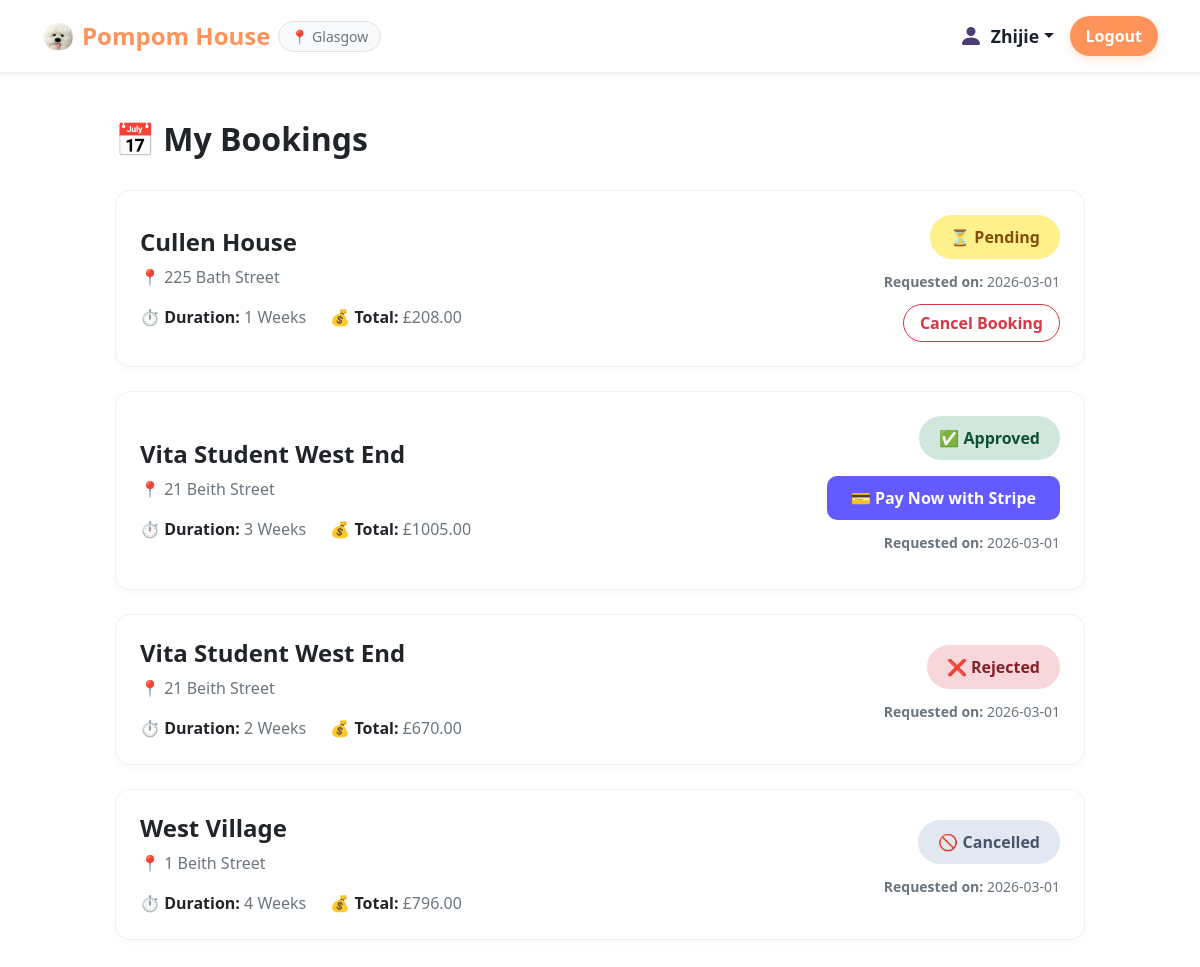
The app's page /my-bookings/ (signed in) with its own data.
### pompom/models.py (models this page shows, shortened)
class User(AbstractUser):
    is_student = models.BooleanField(default=False)
    is_landlord = models.BooleanField(default=False)
    phone = models.CharField(max_length=20, blank=True, null=True)
    favorites = models.ManyToManyField('Property', blank=True, related_name='liked_by_users')

class Booking(models.Model):
    STATUS_CHOICES = [
        ('Pending', 'Pending'),
        ('Approved', 'Approved'),
        ('Rejected', 'Rejected'),
        ('Cancelled', 'Cancelled'),
    ]
    property = models.ForeignKey(Property, on_delete=models.CASCADE, related_name='bookings')
    tenant = models.ForeignKey(User, on_delete=models.CASCADE, related_name='bookings')
    weeks = models.PositiveIntegerField(verbose_name="Lease Duration (Weeks)")
    total_price = models.DecimalField(max_digits=10, decimal_places=2, verbose_name="Total Price (£)")
    status = models.CharField(max_length=20, choices=STATUS_CHOICES, default='Pending')
    created_time = models.DateTimeField(auto_now_add=True)

class Property(models.Model):
    landlord = models.ForeignKey(
        User,
        on_delete=models.CASCADE,
        related_name='properties',
        verbose_name="Landlord",
        limit_choices_to={'is_landlord': True}
    )
    title = models.CharField(max_length=200, verbose_name="Property Name")
    address = models.CharField(max_length=255, verbose_name="Address")
    price = models.DecimalField(max_digits=8, decimal_places=2, verbose_name="Price Per Week (£)")
    description = models.TextField(verbose_name="Description")
    photo = models.ImageField(upload_to='property_photos/', null=True, blank=True, verbose_name="Property Photo")
    created_time = models.DateTimeField(auto_now_add=True)
    bed_type = models.CharField(max_length=100, default="Double Bed", verbose_name="Bed Type")
    bathroom_type = models.CharField(max_length=100, default="En-suite", verbose_name="Bathroom Type")
    rating = models.DecimalField(max_digits=3, decimal_places=1, default=5.0, verbose_name="Rating")
    review_count = models.IntegerField(default=0, verbose_name="Review Count")
    favorites = models.ManyToManyField(User, related_name='favorite_properties', blank=True)

### pompom/views.py (the view)
# urls.py: path('my-bookings/', views.my_bookings_view, name='my_bookings'),
@login_required
def my_bookings_view(request):
    bookings = request.user.bookings.all().order_by('-created_time')
    return render(request, 'pompom/my_bookings.html', {'bookings': bookings})

### pompom/templates/pompom/my_bookings.html (shortened to what this page needs)
{% extends 'pompom/base.html' %}
{% block content %}
<div class="my-bookings-page">
    <h2 class="page-main-title">📅 My Bookings</h2>
    <div class="bookings-list-container">
        {% for booking in bookings %}
        <div class="booking-history-card">
            <div class="booking-card-inner">
                <div class="booking-info-left">
                    <h4 class="b-prop-title">{{ booking.property.title }}</h4>
                    <p class="b-prop-address">📍 {{ booking.property.address }}</p>
                    <div class="b-meta-info">
                        <span class="meta-item"><strong>⏱️ Duration:</strong> <span>{{ booking.weeks }} Weeks</span></span>
                        <span class="meta-item"><strong>💰 Total:</strong> <span>£{{ booking.total_price }}</span></span>
                    </div>
                </div>
                <div class="booking-status-right">
                    {% if booking.status == 'Pending' %}
                        <span class="custom-status-badge badge-pending-color">⏳ Pending</span>
                    {% elif booking.status == 'Approved' %}
                        <span class="custom-status-badge badge-approved-color">✅ Approved</span>
                        <form action="{% url 'pay_booking' booking.id %}" method="POST" class="pay-form">
                            <button type="submit" class="stripe-pay-btn">
                                💳 Pay Now with Stripe
                            </button>
                        </form>
                    {% elif booking.status == 'Rejected' %}
                        <span class="custom-status-badge badge-rejected-color">❌ Rejected</span>
                    {% else %}
                        <span class="custom-status-badge badge-cancelled-color">🚫 Cancelled</span>
                    {% endif %}
                    <div class="booking-date-text">Requested on: <span>{{ booking.created_time|date:"Y-m-d" }}</span></div>
                    {% if booking.status == 'Pending' %}
                        <form action="{% url 'cancel_booking' booking.id %}" method="POST" class="cancel-form">
                            <button type="submit" class="cancel-booking-btn" onclick="return confirm('Are you sure you want to cancel this booking? This action cannot be undone.');">
                                Cancel Booking
                            </button>
                        </form>
                    {% endif %}
                </div>
            </div>
        </div>
        {% empty %}
        <div class="empty-bookings-box">
            <div class="empty-mailbox-icon">📭</div>
            <h4 class="empty-message-text">You haven't made any bookings yet.</h4>
            <a href="{% url 'home' %}" class="explore-props-btn">Explore Properties</a>
        </div>
        {% endfor %}
    </div>
</div>
{% endblock %}

### pompom/templates/pompom/base.html (shortened to what this page needs)
{% load static %}
<!DOCTYPE html>
<html lang="en">
<head>
    <link href="https://cdn.jsdelivr.net/npm/bootstrap@5.3.0/dist/css/bootstrap.min.css" rel="stylesheet">
    <link rel="stylesheet" href="{% static 'css/style.css' %}">
</head>
<body class="pompom-main-body">
<nav class="navbar navbar-expand-lg top-header-bar">
  <div class="container">
    <div class="logo-area">
        <a class="logo-link" href="{% url 'home' %}">
             <img src="{% static 'pompom/pompomdog.png' %}" alt="Pompom House Logo" class="dog-logo">
             Pompom House
        </a>
        <button class="city-badge-btn" type="button">
            📍 Glasgow
        </button>
    </div>
    <div class="collapse navbar-collapse" id="mainMenuLinks">
      <ul class="navbar-nav ms-auto right-nav-buttons">
        {% if user.is_authenticated %}
            <div class="dropdown my-account-area">
                <a class="dropdown-toggle user-name-link" href="#" role="button" id="studentAccountMenu" data-bs-toggle="dropdown" aria-expanded="false">
                    <svg xmlns="http://www.w3.org/2000/svg" width="24" height="24" fill="#4c3d72" class="bi bi-person-fill head-icon" viewBox="0 0 16 16">
                        <path d="M3 14s-1 0-1-1 1-4 6-4 6 3 6 4-1 1-1 1H3Zm5-6a3 3 0 1 0 0-6 3 3 0 0 0 0 6Z"/>
                    </svg>
                    {{ user.first_name|default:user.username }}
                </a>
            </div>
            <li class="nav-item">
              <form action="{% url 'logout' %}" method="post" class="exit-form">
                  <button type="submit" class="orange-submit-btn">
                        Logout
                  </button>
              </form>
            </li>
        {% endif %}
      </ul>
    </div>
  </div>
</nav>
<div class="container page-content-area">
    {% block content %}
    {% endblock %}
</div>
</body>
</html>

### pompom/static/css/style.css (style rules this page uses)
.pompom-main-body { background-color: white; }
html { overflow-y: scroll; }
.page-content-area { padding-bottom: 2rem; }
.top-header-bar { background-color: white; box-shadow: 0 2px 4px rgba(0, 0, 0, 0.075); margin-bottom: 1.5rem; padding: 1rem 0; }
.logo-area { display: flex; align-items: center; }
.logo-link { color: #ff945a; font-size: 1.5rem; font-weight: bold; display: flex; align-items: center; text-decoration: none; }
.dog-logo { height: 32px; width: auto; margin-right: 8px; }
.city-badge-btn { background-color: #f8f9fa; border: 1px solid #dee2e6; color: #6c757d; border-radius: 20px; padding: 4px 12px; font-size: 14px; margin-left: 8px; }
.right-nav-buttons { display: flex; align-items: center; }
.my-account-area { margin-right: 1rem; }
.user-name-link { color: #1a202c; font-size: 1.1rem; font-weight: bold; text-decoration: none; display: flex; align-items: center; }
.head-icon { margin-right: 8px; }
.orange-submit-btn { background-color: #ff945a; color: white; font-weight: bold; border: none; border-radius: 30px; padding: 8px 16px; text-decoration: none; display: inline-block; transition: 0.3s; box-shadow: 0 4px 10px rgba(255, 138, 76, 0.2); }
.exit-form { display: inline-block; }
.my-bookings-page { width: 100%; max-width: 1000px; margin: 3rem auto 5rem auto; padding: 0 15px; }
.page-main-title { font-weight: bold; margin-bottom: 2rem; color: #212529; }
.bookings-list-container { display: flex; flex-direction: column; gap: 1.5rem; }
.booking-history-card { background: white; border-radius: 15px; border: 1px solid #edf2f7; box-shadow: 0 4px 6px rgba(0,0,0,0.02); transition: box-shadow 0.2s; }
.booking-card-inner { padding: 1.5rem; display: flex; justify-content: space-between; align-items: center; }
.b-prop-title { font-weight: bold; margin: 0 0 0.5rem 0; color: #212529; }
.b-prop-address { color: #6c757d; margin-bottom: 1rem; }
.b-meta-info { display: flex; gap: 1.5rem; color: #212529; }
.meta-item span { color: #6c757d; font-weight: normal; }
.booking-status-right { text-align: right; min-width: 200px; }
.custom-status-badge { padding: 10px 20px; font-size: 1rem; border-radius: 50px; display: inline-block; font-weight: bold; }
.badge-pending-color { background-color: #fef08a; color: #854d0e; }
.badge-approved-color { background-color: #d1e7dd; color: #0f5132; }
.badge-rejected-color { background-color: #f8d7da; color: #842029; }
.badge-cancelled-color { background-color: #e2e8f0; color: #475569; }
.booking-date-text { color: #6c757d; font-size: 0.875rem; font-weight: bold; margin-top: 0.75rem; margin-bottom: 0.75rem; }
.booking-date-text span { font-weight: normal; }
.pay-form { margin-top: 1rem; margin-bottom: 0; }
.stripe-pay-btn { background-color: #635bff; color: white; font-weight: bold; padding: 10px 24px; border-radius: 10px; width: 100%; border: none; transition: background-color 0.2s; cursor: pointer; }
.cancel-form { margin-top: 0.5rem; margin-bottom: 0; }
.cancel-booking-btn { background-color: transparent; border: 1px solid #dc3545; color: #dc3545; font-weight: bold; padding: 6px 16px; border-radius: 50px; transition: 0.2s; cursor: pointer; }

### records on screen
User: first_name "Zhijie"
Booking: property "Cullen House", property.address "225 Bath Street", weeks "1", total_price "208.00", status "⏳ Pending", created_time "2026-03-01"
Booking: property "Vita Student West End", property.address "21 Beith Street", weeks "3", total_price "1005.00", status "✅ Approved", created_time "2026-03-01"
Booking: property "Vita Student West End", property.address "21 Beith Street", weeks "2", total_price "670.00", status "❌ Rejected", created_time "2026-03-01"
Booking: property "West Village", property.address "1 Beith Street", weeks "4", total_price "796.00", status "🚫 Cancelled", created_time "2026-03-01"
